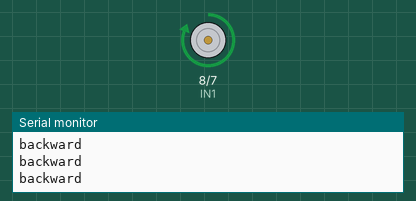
The sketch below on a simulated Arduino Uno, built with avr-gcc and run on an emulated ATmega328P. Parts: motor-driver pin pairs drawn as motors (green arrow = first pin HIGH = forward, orange = second pin HIGH = backward, longer = more drive), the last lines printed to the serial monitor.

Above: at 6.0 s.
At 14.5 s:
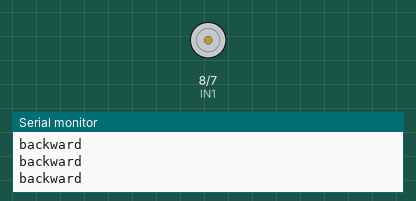
At 23.0 s:
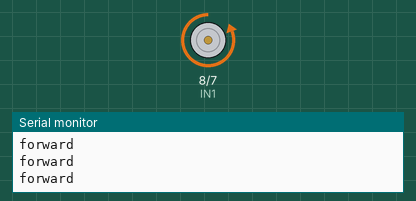
Timing chart, 0 to 39.0 s (numbered marks = the images above):
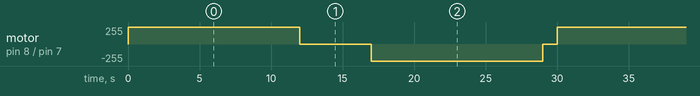

The sketch:

motor_sketch_feb25a.ino
```cpp
int IN1 = 8;
int IN2 = 7;
void setup()
  {
    pinMode(IN1 , OUTPUT);
    pinMode(IN2 , OUTPUT);
    Serial.begin(9600);
  }
  void loop(){
    for(int speed=0; speed<= 255; speed+=50){
    digitalWrite(IN1,HIGH);
    digitalWrite(IN2,LOW);
    Serial.println("backward");
    delay(2000);
    }
    digitalWrite(IN1,LOW);
    digitalWrite(IN2,LOW);
    delay(5000);

  for(int speed=0; speed<= 255; speed+=50){
    digitalWrite(IN1,LOW);
    digitalWrite(IN2,HIGH);
    Serial.println("forward");
    delay(2000);
}

    digitalWrite(IN1,HIGH);
    digitalWrite(IN2,HIGH);
    delay(1000);
  }
```

Measured:
- by itself, motor on pin 8 (IN1) / pin 7 (IN2): repeats every 30.0 s: stopped 5.0 s, backward 255/255 12.0 s, stopped 1.0 s, forward 255/255 12.0 s
